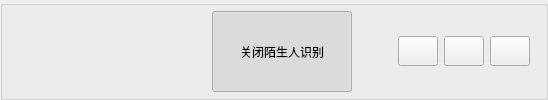
              <widget class="QGroupBox" name="titleGroupBox">
               <property name="sizePolicy">
                <sizepolicy hsizetype="Preferred" vsizetype="Preferred">
                 <horstretch>0</horstretch>
                 <verstretch>0</verstretch>
                </sizepolicy>
               </property>
               <property name="minimumSize">
                <size>
                 <width>0</width>
                 <height>55</height>
                </size>
               </property>
               <property name="styleSheet">
                <string notr="true"/>
               </property>
               <property name="title">
                <string/>
               </property>
               <layout class="QHBoxLayout" name="horizontalLayout_2">
                <property name="leftMargin">
                 <number>9</number>
                </property>
                <property name="topMargin">
                 <number>5</number>
                </property>
                <property name="rightMargin">
                 <number>15</number>
                </property>
                <property name="bottomMargin">
                 <number>5</number>
                </property>
                <item>
                 <spacer name="horizontalSpacer_9">
                  <property name="orientation">
                   <enum>Qt::Horizontal</enum>
                  </property>
                  <property name="sizeType">
                   <enum>QSizePolicy::Minimum</enum>
                  </property>
                  <property name="sizeHint" stdset="0">
                   <size>
                    <width>200</width>
                    <height>20</height>
                   </size>
                  </property>
                 </spacer>
                </item>
                <item>
                 <widget class="QPushButton" name="StrangerButton">
                  <property name="sizePolicy">
                   <sizepolicy hsizetype="Minimum" vsizetype="Minimum">
                    <horstretch>0</horstretch>
                    <verstretch>0</verstretch>
                   </sizepolicy>
                  </property>
                  <property name="minimumSize">
                   <size>
                    <width>140</width>
                    <height>37</height>
                   </size>
                  </property>
                  <property name="text">
                   <string>关闭陌生人识别</string>
                  </property>
                  <property name="icon">
                   <iconset resource="../apprcc.qrc">
                    <normaloff>:/home/icon/人员_people_2.png</normaloff>
                    <normalon>:/home/icon/人员屏蔽_people-unknown.png</normalon>:/home/icon/人员_people_2.png</iconset>
                  </property>
                  <property name="checkable">
                   <bool>true</bool>
                  </property>
                  <property name="checked">
                   <bool>true</bool>
                  </property>
                 </widget>
                </item>
                <item>
                 <spacer name="horizontalSpacer">
                  <property name="orientation">
                   <enum>Qt::Horizontal</enum>
                  </property>
                  <property name="sizeHint" stdset="0">
                   <size>
                    <width>40</width>
                    <height>20</height>
                   </size>
                  </property>
                 </spacer>
                </item>
                <item>
                 <widget class="QPushButton" name="miniButton">
                  <property name="minimumSize">
                   <size>
                    <width>34</width>
                    <height>30</height>
                   </size>
                  </property>
                  <property name="text">
                   <string/>
                  </property>
                 </widget>
                </item>
                <item>
                 <widget class="QPushButton" name="maxiButton">
                  <property name="minimumSize">
                   <size>
                    <width>35</width>
                    <height>30</height>
                   </size>
                  </property>
                  <property name="text">
                   <string/>
                  </property>
                  <property name="icon">
                   <iconset resource="../apprcc.qrc">
                    <normaloff>:/home/icon/square.png</normaloff>
                    <normalon>:/home/icon/split.png</normalon>:/home/icon/square.png</iconset>
                  </property>
                  <property name="iconSize">
                   <size>
                    <width>30</width>
                    <height>30</height>
                   </size>
                  </property>
                  <property name="checkable">
                   <bool>true</bool>
                  </property>
                  <property name="checked">
                   <bool>false</bool>
                  </property>
                 </widget>
                </item>
                <item>
                 <widget class="QPushButton" name="closeButton">
                  <property name="minimumSize">
                   <size>
                    <width>34</width>
                    <height>30</height>
                   </size>
                  </property>
                  <property name="text">
                   <string/>
                  </property>
                 </widget>
                </item>
               </layout>
              </widget>
